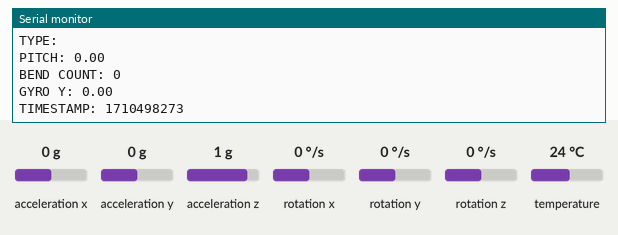
Recording of a program running on a simulated Seeed XIAO ESP32-S3. Parts: the last lines printed to the serial monitor. Inputs (shaded band) come from the test bench; at power-on: acceleration y 0 g, acceleration x 0 g, acceleration z 1 g, rotation y 0 °/s, rotation x 0 °/s, rotation z 0 °/s, temperature 24 °C. WiFi joins after 1.5 s; servers stay silent unless stated; the local clock reads 2024-03-15 10:24:30 at power-on unless the program sets it; nothing arrives over Bluetooth unless stated; a phone connects over Bluetooth LE 3 s after start.

Above: at 3.2 s.
3.3 s: acceleration y set to 0.8 g
At 4.31 s:
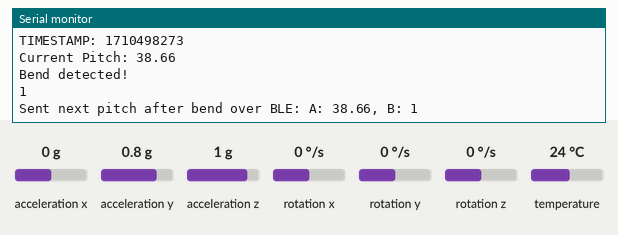
5.6 s: acceleration x set to -1.4 g
At 6.62 s:
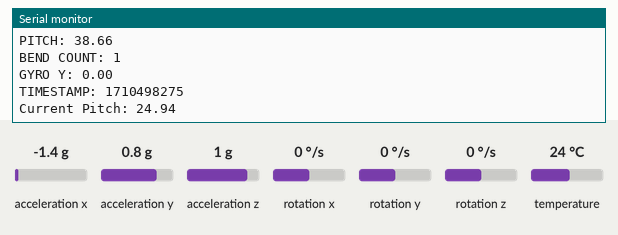
7.2 s: acceleration z set to -1.4 g
At 8.6 s:
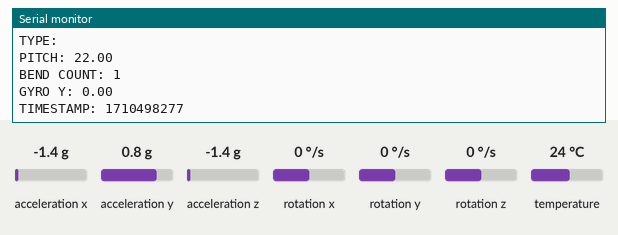
8.8 s: rotation y set to -192 °/s
At 9.3 s:
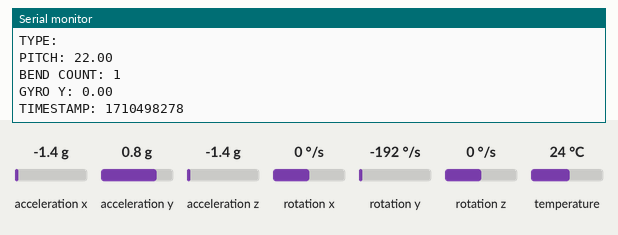
Timing chart, 0 to 11.4 s (numbered marks = the images above; inputs shaded):
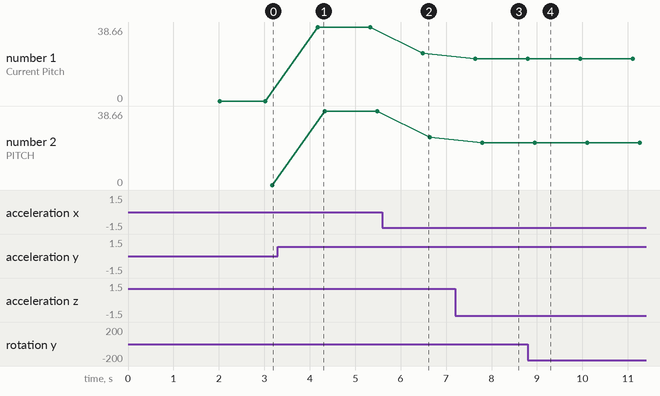

The program:

main.cpp
```cpp
#include <Arduino.h>
#include <BLEDevice.h>
#include <BLEServer.h>
#include <BLEUtils.h>
#include <BLE2902.h>
#include <stdlib.h>
#include <Wire.h>
#include <Adafruit_MPU6050.h>
#include <Adafruit_Sensor.h>
#include <math.h> // For math functions
#include "time.h"
#include <CircularBuffer.h>

#include <WiFi.h>
#include <Firebase_ESP_Client.h>

#include "addons/TokenHelper.h"
//Provide the RTDB payload printing info and other helper functions.
#include "addons/RTDBHelper.h"

// WiFi credentials
const char* ssid     = "NETGEAR36";
const char* password = "silenttulip242";
// const char* ssid     = "UW MPSK";
// const char* password = "MEAi7_*tb:";
// soldered sensing devcie
// const char* ssid     = "UW MPSK";
// const char* password = "Js>4}AMjjM";

// NTP settings
const char* ntpServer = "pool.ntp.org";
const long  gmtOffset_sec = -8;
const int   daylightOffset_sec = 3600;
bool timeInitialized = false;

// #define DATABASE_URL "https://final-project-db-dadda-default-rtdb.firebaseio.com/" // Replace with your database URL
// #define API_KEY "AIzaSyA4leJXt3aT4czaFpAhiTrun24OuNSeRhQ" // Replace with your API key

#define DATABASE_URL "https://final-database-d82d1-default-rtdb.firebaseio.com/" // Replace with your database URL
#define API_KEY "AIzaSyDKel-U76W2CexlNbHaQv5aqCIYWPE_L-E"

#define STAGE_INTERVAL 12000 // 12 seconds each stage
#define MAX_WIFI_RETRIES 10 // Maximum number of WiFi connection retries

int uploadInterval = 1000; // 1 seconds each upload

//Define Firebase Data object
FirebaseData fbdo;
FirebaseAuth auth;
FirebaseConfig config;

unsigned long sendDataPrevMillis = 0;
int count = 0;
bool signupOK = false;

// Bluetooth UUIDs
#define SERVICE_UUID        "49c1c51a-6e2c-48a4-8fde-3e9a02711aed" // Replace with your unique UUID
#define CHARACTERISTIC_UUID "bbd6bbb3-318c-4c13-b4f9-d60f6aca4a2e" // Replace with your unique UUID

Adafruit_MPU6050 mpu;

float lastSentAngle = -1000; // Initialize with an impossible value for the first comparison
unsigned long lastAngleChangeTime = 0; // Track when the last angle change occurred
const float angleChangeTolerance = 1.5;

// Define a circular buffer for recent accelY readings to calculate a dynamic threshold
CircularBuffer<float, 10> accelYBuffer; // Adjust the size based on your needs
// Variables to keep track of the state of peak detection
bool isAboveThreshold = false;
float dynamicThreshold = 0.0;
float thresholdMultiplier = 1.5; // Adjust based on sensitivity required
float minDifference = 0.05; // Minimum difference to detect a peak, adjust as needed
unsigned long bendCount = 0; // Track the number of bends detected

bool deviceConnected = false; // Track Bluetooth connection status
bool oldDeviceConnected = false; // Track previous Bluetooth connection status

BLECharacteristic *pCharacteristic;
BLEServer *pServer = nullptr; // Global BLEServer pointer

class MyServerCallbacks : public BLEServerCallbacks {
    void onConnect(BLEServer* pServer) override {
      deviceConnected = true;
    }

    void onDisconnect(BLEServer* pServer) override {
      deviceConnected = false;
      BLEDevice::startAdvertising(); // Make sure this is called upon disconnection
      Serial.println("Now advertising for clients...");
    }
};

// // Function prototypes
bool connectToWiFi();
void sendWiFiStatus(const char* statusMessage);
void initializeTime();
void initFirebase();
void sendDataToFirebase(float pitch, unsigned long bendCount, float angularVelocityY);
void printLocalTime();

void setup() {
  Serial.begin(115200);

  Serial.println("Starting BLE work!");

  if (!mpu.begin()) {
    Serial.println("Failed to find MPU6050 chip");
    while (1) {
      delay(10);
    }
  }

  Serial.println("MPU6050 initialization successful");
  mpu.setAccelerometerRange(MPU6050_RANGE_8_G);
  mpu.setFilterBandwidth(MPU6050_BAND_21_HZ);

  // BLE setup
  BLEDevice::init("ESP32_S3_BLE_Server");
  pServer = BLEDevice::createServer();
  pServer->setCallbacks(new MyServerCallbacks());

  BLEService *pService = pServer->createService(SERVICE_UUID);
  pCharacteristic = pService->createCharacteristic(
                                         CHARACTERISTIC_UUID,
                                         BLECharacteristic::PROPERTY_READ |
                                         BLECharacteristic::PROPERTY_NOTIFY
                                       );
  pCharacteristic->addDescriptor(new BLE2902());

  pService->start();
  BLEAdvertising *pAdvertising = BLEDevice::getAdvertising();
  pAdvertising->addServiceUUID(SERVICE_UUID);
  pAdvertising->setScanResponse(true);
  pAdvertising->setMinPreferred(0x06);  // functions that help with iPhone connections issue
  pAdvertising->setMaxPreferred(0x12);
  BLEDevice::startAdvertising();
  Serial.println("BLE server is running");

  // Initialize Wi-Fi
  Serial.println("Turning on WiFi");
  connectToWiFi();

  // Initialize NTP
  initializeTime();

  // Initialize Firebase
  Serial.println("Initializing Firebase...");
  initFirebase();

  // Assign the callback function for the long running token generation task
  config.token_status_callback = tokenStatusCallback; // Ensure this callback is defined to handle token status
}

void loop() {

  // Check if connection status has changed
  if (deviceConnected != oldDeviceConnected) {
    oldDeviceConnected = deviceConnected; // Update the connection status
    if (deviceConnected) {
      Serial.println("Device connected");
    } else {
      Serial.println("Device disconnected");
      // Reset the timer to avoid repeated disconnections
      lastAngleChangeTime = 0;
    }
  }

  sensors_event_t a, g, temp;
  mpu.getEvent(&a, &g, &temp);

  float pitch = atan2(a.acceleration.y, sqrt(a.acceleration.x * a.acceleration.x + a.acceleration.z * a.acceleration.z)) * 180 / M_PI;
  // Print the pitch angle to the serial monitor regardless of BLE notifications
  Serial.print("Current Pitch: ");
  Serial.println(pitch);

    // Calculate angular velocity from gyroscope data (radians to degrees per second conversion)
  float angularVelocityX = g.gyro.x * 180 / M_PI;
  float angularVelocityY = g.gyro.y * 180 / M_PI;
  float angularVelocityZ = g.gyro.z * 180 / M_PI;

  // // Print angular velocity for debugging
  // Serial.print("Gyro (deg/s) X: "); Serial.print(angularVelocityX);
  // Serial.print(" Y: "); Serial.print(angularVelocityY);
  // Serial.print(" Z: "); Serial.println(angularVelocityZ);

  // Acceleration data in G's
  float accelX = a.acceleration.x / 9.81; // Converting to G's
  float accelY = a.acceleration.y / 9.81;
  float accelZ = a.acceleration.z / 9.81;

  // // Print acceleration for debugging
  // Serial.print("Accel (G) X: "); Serial.print(accelX);
  // Serial.print(" Y: "); Serial.print(accelY);
  // Serial.print(" Z: "); Serial.println(accelZ);

  // Add the latest accelY value to the buffer
  accelYBuffer.push(accelY);

  // Calculate a simple dynamic threshold based on the average of recent values in the buffer
  float sum = 0;
  for (int i = 0; i < accelYBuffer.size(); i++) {
    sum += accelYBuffer[i];
  }
  float average = sum / accelYBuffer.size();
  dynamicThreshold = average * thresholdMultiplier;

  static bool sendNextPitch = false;

  // Check for a peak
  if (!isAboveThreshold && accelY > dynamicThreshold + minDifference) {
    // Peak detected
    Serial.println("Bend detected!");
    isAboveThreshold = true; // We are now above the threshold
    sendNextPitch = true;
    bendCount++;
  } else if (isAboveThreshold && accelY < dynamicThreshold) {
    // Once the value goes below the dynamic threshold, we reset, ready to detect the next peak
    isAboveThreshold = false;
  }


  // if (!deviceConnected && fabs(pitch - lastSentAngle) > angleChangeTolerance) {
  //   float pitchChange = fabs(pitch - lastSentAngle);
  //   if (pitchChange > angleChangeTolerance) {
  //     // Detected significant movement, refresh advertising to encourage reconnection
  //     BLEDevice::startAdvertising(); // Restart advertising
  //     Serial.println("Movement detected, advertising restarted to encourage reconnection.");
  //     lastSentAngle = pitch; // Update the last sent angle to prevent continuous refreshes
  //   }
  // }

  if (deviceConnected) {
    if (sendNextPitch) { // MODIFICATION: Check if the next pitch data should be sent.
      char buf[32];
      snprintf(buf, sizeof(buf), "A: %.2f, B: %lu", pitch, bendCount);
      Serial.println(bendCount);
      pCharacteristic->setValue((uint8_t*)buf, strlen(buf));
      pCharacteristic->notify();
      Serial.print("Sent next pitch after bend over BLE: "); Serial.println(buf);
      sendNextPitch = false; // MODIFICATION: Reset the flag as the next pitch has been sent.
    }

    sendDataToFirebase(pitch, bendCount, angularVelocityY);

    // Check if the angle change doesn't exceed 1.5 degrees for more than 1 minute
    if (fabs(pitch - lastSentAngle) <= angleChangeTolerance) {
      if (lastAngleChangeTime == 0) { // First time the angle change is within the threshold
        lastAngleChangeTime = millis();
      } else if (millis() - lastAngleChangeTime > 60000) { // 1 minute has passed
        // Disconnect the client due to inactivity
        pServer->disconnect(pServer->getConnId());
        Serial.println("Disconnected due to inactivity.");
        // Reset the timer to avoid repeated disconnections
        lastAngleChangeTime = 0;
      }
    } else {
      // If the angle change exceeds 1.5 degrees, reset the timer
      lastAngleChangeTime = 0;
    }

    lastSentAngle = pitch; // Update the last sent angle regardless of the condition
  }

  delay(1000); // Adjust the delay as needed
}

bool connectToWiFi()
{
  // Print the device's MAC address.
  Serial.println(WiFi.macAddress());
  WiFi.begin(ssid, password);
  Serial.println("Connecting to WiFi");
  sendWiFiStatus("Connecting...");
  int wifiCnt = 0;
  while (WiFi.status() != WL_CONNECTED) {
    delay(1000);
    Serial.print(".");
    wifiCnt++;
    if (wifiCnt > MAX_WIFI_RETRIES){
      Serial.println("WiFi connection failed");
      sendWiFiStatus("WiFi connection failed");
      ESP.restart();
      return false;
    }
  }
  Serial.println("Connected to WiFi");
  Serial.print("IP Address: ");
  Serial.println(WiFi.localIP());
  sendWiFiStatus("WiFi connected");
  return true;
}

void initFirebase()
{
  /* Assign the api key (required) */
  config.api_key = API_KEY;
  /* Assign the RTDB URL (required) */
  config.database_url = DATABASE_URL;
  /* Sign up */
  if (Firebase.signUp(&config, &auth, "", "")){
    Serial.println("ok");
    signupOK = true;
  }
  else{
    if(WiFi.status() == WL_CONNECTED) {
      Serial.println("WiFi is still connected");
    } else {
      Serial.println("WiFi connection lost");
    }
    Serial.printf("%s\n", config.signer.signupError.message.c_str());
  }

  /* Assign the callback function for the long running token generation task */
  config.token_status_callback = tokenStatusCallback; //see addons/TokenHelper.h

  Firebase.begin(&config, &auth);
  Firebase.reconnectNetwork(true);
}

void sendDataToFirebase(float pitch, unsigned long bendCount, float angularVelocityY) {
  if (Firebase.ready() && signupOK && (millis() - sendDataPrevMillis > uploadInterval || sendDataPrevMillis == 0) && timeInitialized) {
    sendDataPrevMillis = millis();

    // Get the current timestamp
    time_t now;
    time(&now);

    // Prepare a JSON object to send the pitch and timestamp
    FirebaseJson json;
    json.set("pitch", pitch);
    json.set("bendCount", bendCount);
    json.set("gyroY", angularVelocityY);
    json.set("timestamp", (unsigned long)now); // Add the timestamp here
    // json.set("timeinfo", buffer); // Add the timeinfo here

    // Write the JSON object to the database path "test/data"
    if (Firebase.RTDB.pushJSON(&fbdo, "test/data2", &json)) {
      Serial.println("PASSED");
      Serial.print("PATH: ");
      Serial.println(fbdo.dataPath());
      Serial.print("TYPE: ");
      Serial.println(fbdo.dataType());
      Serial.print("PITCH: ");
      Serial.println(pitch);
      Serial.print("BEND COUNT: ");
      Serial.println(bendCount);
      Serial.print("GYRO Y: ");
      Serial.println(angularVelocityY);
      Serial.print("TIMESTAMP: ");
      Serial.println((unsigned long)now); // Print the timestamp
      // Serial.print("TIMESINFO: ");
      // Serial.println(buffer); // Print the timeinfo
    } else {
      Serial.println("Upload Firebase FAILED");
      Serial.print("REASON: ");
      Serial.println(fbdo.errorReason());
    }
    count++;
  }
}


void initializeTime() {
  // Connect to Wi-Fi
  connectToWiFi();

  // Initialize NTP
  configTime(gmtOffset_sec, daylightOffset_sec, ntpServer);

  // Wait for time to be set
  long start = millis();
  time_t now;
  while (time(&now) < 24 * 3600) {
    Serial.println("Waiting for NTP time sync");
    delay(500);
    if (millis() - start > 5000) {
      Serial.println("Failed to get NTP time.");
      return;
    }
  }
  Serial.println("Time synchronized");
  timeInitialized = true;
}

void sendWiFiStatus(const char* statusMessage) {
  if (deviceConnected) {
    pCharacteristic->setValue((uint8_t*)statusMessage, strlen(statusMessage));
    pCharacteristic->notify();
    Serial.println(statusMessage);
  }
}
```

Measured:
- after the input at 3.3 s, the serial monitor: prints a new line after 0.88 s (image 1)
- after the input at 5.6 s, the serial monitor: prints a new line after 0.89 s (image 2)
- after the input at 7.2 s, the serial monitor: prints a new line after 0.44 s (image 3)
- plotted number 1: 0 → 38.66 after the input at 3.3 s, 38.66 → 24.94 after the input at 5.6 s, 24.94 → 22 after the input at 7.2 s
- plotted number 2: 0 → 38.66 after the input at 3.3 s, 38.66 → 24.94 after the input at 5.6 s, 24.94 → 22 after the input at 7.2 s
